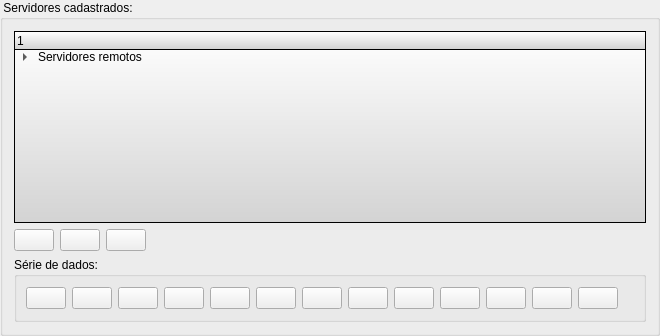
         <widget class="QGroupBox" name="groupBox_22">
          <property name="sizePolicy">
           <sizepolicy hsizetype="Preferred" vsizetype="Preferred">
            <horstretch>0</horstretch>
            <verstretch>0</verstretch>
           </sizepolicy>
          </property>
          <property name="maximumSize">
           <size>
            <width>300</width>
            <height>16777215</height>
           </size>
          </property>
          <property name="title">
           <string> Servidores cadastrados: </string>
          </property>
          <layout class="QVBoxLayout" name="verticalLayout_2">
           <item>
            <widget class="QTreeWidget" name="weatherDataTree">
             <property name="enabled">
              <bool>true</bool>
             </property>
             <property name="sizePolicy">
              <sizepolicy hsizetype="Expanding" vsizetype="Expanding">
               <horstretch>0</horstretch>
               <verstretch>0</verstretch>
              </sizepolicy>
             </property>
             <property name="minimumSize">
              <size>
               <width>180</width>
               <height>0</height>
              </size>
             </property>
             <property name="styleSheet">
              <string>background: qlineargradient(x1: 0, y1: 0, x2: 0, y2: 1, stop: 0 white, stop: 1 lightgray);</string>
             </property>
             <property name="rootIsDecorated">
              <bool>true</bool>
             </property>
             <column>
              <property name="text">
               <string/>
              </property>
             </column>
             <item>
              <property name="text">
               <string>Servidores remotos</string>
              </property>
              <property name="icon">
               <iconset resource="icons.qrc">
                <normaloff>:/data/icons/servers.png</normaloff>:/data/icons/servers.png</iconset>
              </property>
              <item>
               <property name="text">
                <string>CPTEC</string>
               </property>
               <property name="icon">
                <iconset resource="icons.qrc">
                 <normaloff>:/data/icons/server.png</normaloff>:/data/icons/server.png</iconset>
               </property>
               <item>
                <property name="text">
                 <string>PCD</string>
                </property>
                <property name="icon">
                 <iconset resource="icons.qrc">
                  <normaloff>:/data/icons/dado_pontual.png</normaloff>:/data/icons/dado_pontual.png</iconset>
                </property>
               </item>
               <item>
                <property name="text">
                 <string>PCD - Alertas</string>
                </property>
                <property name="icon">
                 <iconset resource="icons.qrc">
                  <normaloff>:/data/icons/dado_pontual.png</normaloff>:/data/icons/dado_pontual.png</iconset>
                </property>
               </item>
               <item>
                <property name="text">
                 <string>Satélite Acumulada 4Km</string>
                </property>
                <property name="icon">
                 <iconset resource="icons.qrc">
                  <normaloff>:/data/icons/dado_grid.png</normaloff>:/data/icons/dado_grid.png</iconset>
                </property>
               </item>
               <item>
                <property name="text">
                 <string>Satélite Instantânea 4Km</string>
                </property>
                <property name="icon">
                 <iconset resource="icons.qrc">
                  <normaloff>:/data/icons/dado_grid.png</normaloff>:/data/icons/dado_grid.png</iconset>
                </property>
               </item>
               <item>
                <property name="text">
                 <string>Radar Acumulada 4Km</string>
                </property>
                <property name="icon">
                 <iconset resource="icons.qrc">
                  <normaloff>:/data/icons/dado_grid.png</normaloff>:/data/icons/dado_grid.png</iconset>
                </property>
               </item>
               <item>
                <property name="text">
                 <string>ETA 20Km</string>
                </property>
                <property name="icon">
                 <iconset resource="icons.qrc">
                  <normaloff>:/data/icons/dado_grid.png</normaloff>:/data/icons/dado_grid.png</iconset>
                </property>
               </item>
               <item>
                <property name="text">
                 <string>ETA 5Km</string>
                </property>
                <property name="icon">
                 <iconset resource="icons.qrc">
                  <normaloff>:/data/icons/dado_grid.png</normaloff>:/data/icons/dado_grid.png</iconset>
                </property>
               </item>
              </item>
              <item>
               <property name="text">
                <string>CPTEC-2</string>
               </property>
               <property name="icon">
                <iconset resource="icons.qrc">
                 <normaloff>:/data/icons/server.png</normaloff>:/data/icons/server.png</iconset>
               </property>
               <item>
                <property name="text">
                 <string>ETA 20Km</string>
                </property>
                <property name="icon">
                 <iconset resource="icons.qrc">
                  <normaloff>:/data/icons/dado_grid.png</normaloff>:/data/icons/dado_grid.png</iconset>
                </property>
               </item>
               <item>
                <property name="text">
                 <string>Ensemble Médio 40Km</string>
                </property>
                <property name="icon">
                 <iconset resource="icons.qrc">
                  <normaloff>:/data/icons/dado_grid.png</normaloff>:/data/icons/dado_grid.png</iconset>
                </property>
               </item>
              </item>
              <item>
               <property name="text">
                <string>NASA</string>
               </property>
               <property name="icon">
                <iconset resource="icons.qrc">
                 <normaloff>:/data/icons/server.png</normaloff>:/data/icons/server.png</iconset>
               </property>
               <item>
                <property name="text">
                 <string>Radar 1</string>
                </property>
                <property name="icon">
                 <iconset resource="icons.qrc">
                  <normaloff>:/data/icons/dado_grid.png</normaloff>:/data/icons/dado_grid.png</iconset>
                </property>
               </item>
               <item>
                <property name="text">
                 <string>Radar 2</string>
                </property>
                <property name="icon">
                 <iconset resource="icons.qrc">
                  <normaloff>:/data/icons/dado_grid.png</normaloff>:/data/icons/dado_grid.png</iconset>
                </property>
               </item>
              </item>
             </item>
            </widget>
           </item>
           <item>
            <layout class="QHBoxLayout" name="_7" stretch="0,0,0,0">
             <property name="spacing">
              <number>6</number>
             </property>
             <property name="sizeConstraint">
              <enum>QLayout::SetMinimumSize</enum>
             </property>
             <property name="topMargin">
              <number>0</number>
             </property>
             <item>
              <widget class="QPushButton" name="updateServerBtn">
               <property name="toolTip">
                <string>&lt;html&gt;&lt;head/&gt;&lt;body&gt;&lt;p&gt;Atualizar Servidor&lt;/p&gt;&lt;/body&gt;&lt;/html&gt;</string>
               </property>
               <property name="text">
                <string/>
               </property>
               <property name="icon">
                <iconset resource="icons.qrc">
                 <normaloff>:/data/icons/server_update.png</normaloff>:/data/icons/server_update.png</iconset>
               </property>
              </widget>
             </item>
             <item>
              <widget class="QPushButton" name="exportServerBtn">
               <property name="toolTip">
                <string>&lt;html&gt;&lt;head/&gt;&lt;body&gt;&lt;p&gt;Exportar Servidor&lt;/p&gt;&lt;/body&gt;&lt;/html&gt;</string>
               </property>
               <property name="text">
                <string/>
               </property>
               <property name="icon">
                <iconset resource="icons.qrc">
                 <normaloff>:/data/icons/server_export.png</normaloff>:/data/icons/server_export.png</iconset>
               </property>
              </widget>
             </item>
             <item>
              <widget class="QPushButton" name="serverDeleteBtn">
               <property name="toolTip">
                <string>&lt;html&gt;&lt;head&gt;&lt;meta name=&quot;qrichtext&quot; content=&quot;1&quot; /&gt;&lt;style type=&quot;text/css&quot;&gt;
p, li { white-space: pre-wrap; }
&lt;/style&gt;&lt;/head&gt;&lt;body style=&quot; font-family:'MS Shell Dlg 2'; font-size:8.25pt; font-weight:400; font-style:normal;&quot;&gt;
&lt;p style=&quot; margin-top:0px; margin-bottom:0px; margin-left:0px; margin-right:0px; -qt-block-indent:0; text-indent:0px; font-size:8pt;&quot;&gt;Remover servidor de dados&lt;/p&gt;&lt;/body&gt;&lt;/html&gt;</string>
               </property>
               <property name="text">
                <string/>
               </property>
               <property name="icon">
                <iconset resource="icons.qrc">
                 <normaloff>:/data/icons/server_remove.png</normaloff>:/data/icons/server_remove.png</iconset>
               </property>
              </widget>
             </item>
             <item>
              <spacer name="horizontalSpacer_4">
               <property name="orientation">
                <enum>Qt::Horizontal</enum>
               </property>
               <property name="sizeHint" stdset="0">
                <size>
                 <width>40</width>
                 <height>20</height>
                </size>
               </property>
              </spacer>
             </item>
            </layout>
           </item>
           <item>
            <widget class="QGroupBox" name="groupBox_25">
             <property name="enabled">
              <bool>true</bool>
             </property>
             <property name="sizePolicy">
              <sizepolicy hsizetype="Minimum" vsizetype="Minimum">
               <horstretch>0</horstretch>
               <verstretch>0</verstretch>
              </sizepolicy>
             </property>
             <property name="minimumSize">
              <size>
               <width>0</width>
               <height>50</height>
              </size>
             </property>
             <property name="maximumSize">
              <size>
               <width>16777215</width>
               <height>16777215</height>
              </size>
             </property>
             <property name="title">
              <string>Série de dados:</string>
             </property>
             <property name="flat">
              <bool>false</bool>
             </property>
             <property name="checkable">
              <bool>false</bool>
             </property>
             <property name="checked">
              <bool>false</bool>
             </property>
             <layout class="QHBoxLayout" name="horizontalLayout_5">
              <item>
               <layout class="QHBoxLayout">
                <property name="spacing">
                 <number>6</number>
                </property>
                <property name="sizeConstraint">
                 <enum>QLayout::SetMinimumSize</enum>
                </property>
                <item>
                 <widget class="QPushButton" name="serverInsertGridBtn">
                  <property name="toolTip">
                   <string>&lt;html&gt;&lt;head&gt;&lt;meta name=&quot;qrichtext&quot; content=&quot;1&quot; /&gt;&lt;style type=&quot;text/css&quot;&gt;
p, li { white-space: pre-wrap; }
&lt;/style&gt;&lt;/head&gt;&lt;body style=&quot; font-family:'MS Shell Dlg 2'; font-size:8.25pt; font-weight:400; font-style:normal;&quot;&gt;
&lt;p style=&quot; margin-top:0px; margin-bottom:0px; margin-left:0px; margin-right:0px; -qt-block-indent:0; text-indent:0px;&quot;&gt;Adicionar dados do tipo Grid&lt;/p&gt;&lt;/body&gt;&lt;/html&gt;</string>
                  </property>
                  <property name="text">
                   <string/>
                  </property>
                  <property name="icon">
                   <iconset resource="icons.qrc">
                    <normaloff>:/data/icons/add_dadogrid.png</normaloff>:/data/icons/add_dadogrid.png</iconset>
                  </property>
                 </widget>
                </item>
                <item>
                 <widget class="QPushButton" name="serverInsertPointBtn">
                  <property name="toolTip">
                   <string>Adicionar dados pontuais do tipo PCD</string>
                  </property>
                  <property name="text">
                   <string/>
                  </property>
                  <property name="icon">
                   <iconset resource="icons.qrc">
                    <normaloff>:/data/icons/add_dadospontual.png</normaloff>:/data/icons/add_dadospontual.png</iconset>
                  </property>
                 </widget>
                </item>
                <item>
                 <widget class="QPushButton" name="serverInsertPointDiffBtn">
                  <property name="sizePolicy">
                   <sizepolicy hsizetype="Minimum" vsizetype="Fixed">
                    <horstretch>0</horstretch>
                    <verstretch>0</verstretch>
                   </sizepolicy>
                  </property>
                  <property name="focusPolicy">
                   <enum>Qt::StrongFocus</enum>
                  </property>
                  <property name="toolTip">
                   <string>Adicionar dados pontuais de Ocorrências</string>
                  </property>
                  <property name="text">
                   <string/>
                  </property>
                  <property name="icon">
                   <iconset resource="icons.qrc">
                    <normaloff>:/data/icons/add_dadospontual _diferente.png</normaloff>:/data/icons/add_dadospontual _diferente.png</iconset>
                  </property>
                 </widget>
                </item>
                <item>
                 <widget class="QPushButton" name="gridFormatDataDeleteBtn">
                  <property name="toolTip">
                   <string>&lt;html&gt;&lt;head&gt;&lt;meta name=&quot;qrichtext&quot; content=&quot;1&quot; /&gt;&lt;style type=&quot;text/css&quot;&gt;
p, li { white-space: pre-wrap; }
&lt;/style&gt;&lt;/head&gt;&lt;body style=&quot; font-family:'MS Shell Dlg 2'; font-size:8.25pt; font-weight:400; font-style:normal;&quot;&gt;
&lt;p style=&quot; margin-top:0px; margin-bottom:0px; margin-left:0px; margin-right:0px; -qt-block-indent:0; text-indent:0px; font-size:8pt;&quot;&gt;Remover Grid da configuração do servidor&lt;/p&gt;&lt;/body&gt;&lt;/html&gt;</string>
                  </property>
                  <property name="text">
                   <string/>
                  </property>
                  <property name="icon">
                   <iconset resource="icons.qrc">
                    <normaloff>:/data/icons/remover_dadogrid.png</normaloff>:/data/icons/remover_dadogrid.png</iconset>
                  </property>
                 </widget>
                </item>
                <item>
                 <widget class="QPushButton" name="pointFormatDataDeleteBtn">
                  <property name="toolTip">
                   <string>&lt;!DOCTYPE HTML PUBLIC &quot;-//W3C//DTD HTML 4.0//EN&quot; &quot;http://www.w3.org/TR/REC-html40/strict.dtd&quot;&gt;
&lt;html&gt;&lt;head&gt;&lt;meta name=&quot;qrichtext&quot; content=&quot;1&quot; /&gt;&lt;style type=&quot;text/css&quot;&gt;
p, li { white-space: pre-wrap; }
&lt;/style&gt;&lt;/head&gt;&lt;body style=&quot; font-family:'MS Shell Dlg 2'; font-size:8.25pt; font-weight:400; font-style:normal;&quot;&gt;
&lt;p style=&quot; margin-top:0px; margin-bottom:0px; margin-left:0px; margin-right:0px; -qt-block-indent:0; text-indent:0px;&quot;&gt;&lt;span style=&quot; font-size:8pt;&quot;&gt;Remover dados pontuais do tipo PCD da configuração do servidor&lt;/span&gt;&lt;/p&gt;&lt;/body&gt;&lt;/html&gt;</string>
                  </property>
                  <property name="text">
                   <string/>
                  </property>
                  <property name="icon">
                   <iconset resource="icons.qrc">
                    <normaloff>:/data/icons/remover_dadopontual.png</normaloff>:/data/icons/remover_dadopontual.png</iconset>
                  </property>
                 </widget>
                </item>
                <item>
                 <widget class="QPushButton" name="serverRemovePointDiffBtn">
                  <property name="toolTip">
                   <string>&lt;!DOCTYPE HTML PUBLIC &quot;-//W3C//DTD HTML 4.0//EN&quot; &quot;http://www.w3.org/TR/REC-html40/strict.dtd&quot;&gt;
&lt;html&gt;&lt;head&gt;&lt;meta name=&quot;qrichtext&quot; content=&quot;1&quot; /&gt;&lt;style type=&quot;text/css&quot;&gt;
p, li { white-space: pre-wrap; }
&lt;/style&gt;&lt;/head&gt;&lt;body style=&quot; font-family:'MS Shell Dlg 2'; font-size:8.25pt; font-weight:400; font-style:normal;&quot;&gt;
&lt;p style=&quot; margin-top:0px; margin-bottom:0px; margin-left:0px; margin-right:0px; -qt-block-indent:0; text-indent:0px;&quot;&gt;&lt;span style=&quot; font-size:8pt;&quot;&gt;Remover &lt;/span&gt;dados pontuais de Ocorrências&lt;span style=&quot; font-size:8pt;&quot;&gt; da configuração do servidor&lt;/span&gt;&lt;/p&gt;&lt;/body&gt;&lt;/html&gt;</string>
                  </property>
                  <property name="text">
                   <string/>
                  </property>
                  <property name="icon">
                   <iconset resource="icons.qrc">
                    <normaloff>:/data/icons/remover_dadopontual_diferente.png</normaloff>:/data/icons/remover_dadopontual_diferente.png</iconset>
                  </property>
                 </widget>
                </item>
                <item>
                 <widget class="QPushButton" name="updateDataPointDiffBtn">
                  <property name="toolTip">
                   <string>&lt;html&gt;&lt;head/&gt;&lt;body&gt;&lt;p&gt;Atualizar dados pontuais de Ocorrências&lt;/p&gt;&lt;/body&gt;&lt;/html&gt;</string>
                  </property>
                  <property name="text">
                   <string/>
                  </property>
                  <property name="icon">
                   <iconset resource="icons.qrc">
                    <normaloff>:/data/icons/add_dadospontual_diferente_update.png</normaloff>:/data/icons/add_dadospontual_diferente_update.png</iconset>
                  </property>
                 </widget>
                </item>
                <item>
                 <widget class="QPushButton" name="exportDataPointDiffBtn">
                  <property name="toolTip">
                   <string>&lt;html&gt;&lt;head/&gt;&lt;body&gt;&lt;p&gt;Exportar dados pontuais de Ocorrências&lt;/p&gt;&lt;/body&gt;&lt;/html&gt;</string>
                  </property>
                  <property name="text">
                   <string/>
                  </property>
                  <property name="icon">
                   <iconset resource="icons.qrc">
                    <normaloff>:/data/icons/add_dadospontual_diferente_export.png</normaloff>:/data/icons/add_dadospontual_diferente_export.png</iconset>
                  </property>
                 </widget>
                </item>
                <item>
                 <widget class="QPushButton" name="updateDataPointBtn">
                  <property name="toolTip">
                   <string>&lt;html&gt;&lt;head/&gt;&lt;body&gt;&lt;p&gt;Atualizar dados Pontuais&lt;/p&gt;&lt;/body&gt;&lt;/html&gt;</string>
                  </property>
                  <property name="text">
                   <string/>
                  </property>
                  <property name="icon">
                   <iconset resource="icons.qrc">
                    <normaloff>:/data/icons/add_dadospontua_update.png</normaloff>:/data/icons/add_dadospontua_update.png</iconset>
                  </property>
                 </widget>
                </item>
                <item>
                 <widget class="QPushButton" name="exportDataPointBtn">
                  <property name="toolTip">
                   <string>Exportar dados Pontuais</string>
                  </property>
                  <property name="text">
                   <string/>
                  </property>
                  <property name="icon">
                   <iconset resource="icons.qrc">
                    <normaloff>:/data/icons/add_dadospontua_exportl.png</normaloff>:/data/icons/add_dadospontua_exportl.png</iconset>
                  </property>
                 </widget>
                </item>
                <item>
                 <widget class="QPushButton" name="updateDataGridBtn">
                  <property name="sizePolicy">
                   <sizepolicy hsizetype="Minimum" vsizetype="Fixed">
                    <horstretch>0</horstretch>
                    <verstretch>0</verstretch>
                   </sizepolicy>
                  </property>
                  <property name="toolTip">
                   <string>&lt;html&gt;&lt;head/&gt;&lt;body&gt;&lt;p&gt;Atualizar dados Grid&lt;/p&gt;&lt;/body&gt;&lt;/html&gt;</string>
                  </property>
                  <property name="text">
                   <string/>
                  </property>
                  <property name="icon">
                   <iconset resource="icons.qrc">
                    <normaloff>:/data/icons/add_dadogrid_update.png</normaloff>:/data/icons/add_dadogrid_update.png</iconset>
                  </property>
                 </widget>
                </item>
                <item>
                 <widget class="QPushButton" name="exportDataGridBtn">
                  <property name="toolTip">
                   <string>&lt;html&gt;&lt;head/&gt;&lt;body&gt;&lt;p&gt;Exportar dados Grid&lt;/p&gt;&lt;/body&gt;&lt;/html&gt;</string>
                  </property>
                  <property name="text">
                   <string/>
                  </property>
                  <property name="icon">
                   <iconset resource="icons.qrc">
                    <normaloff>:/data/icons/add_dadogrid_export.png</normaloff>:/data/icons/add_dadogrid_export.png</iconset>
                  </property>
                 </widget>
                </item>
                <item>
                 <widget class="QPushButton" name="importDataBtn">
                  <property name="toolTip">
                   <string>Importar série de dados</string>
                  </property>
                  <property name="text">
                   <string/>
                  </property>
                  <property name="icon">
                   <iconset resource="icons.qrc">
                    <normaloff>:/data/icons/add_dados_geral.png</normaloff>:/data/icons/add_dados_geral.png</iconset>
                  </property>
                 </widget>
                </item>
                <item>
                 <spacer>
                  <property name="orientation">
                   <enum>Qt::Horizontal</enum>
                  </property>
                  <property name="sizeHint" stdset="0">
                   <size>
                    <width>16</width>
                    <height>24</height>
                   </size>
                  </property>
                 </spacer>
                </item>
               </layout>
              </item>
             </layout>
            </widget>
           </item>
          </layout>
         </widget>
